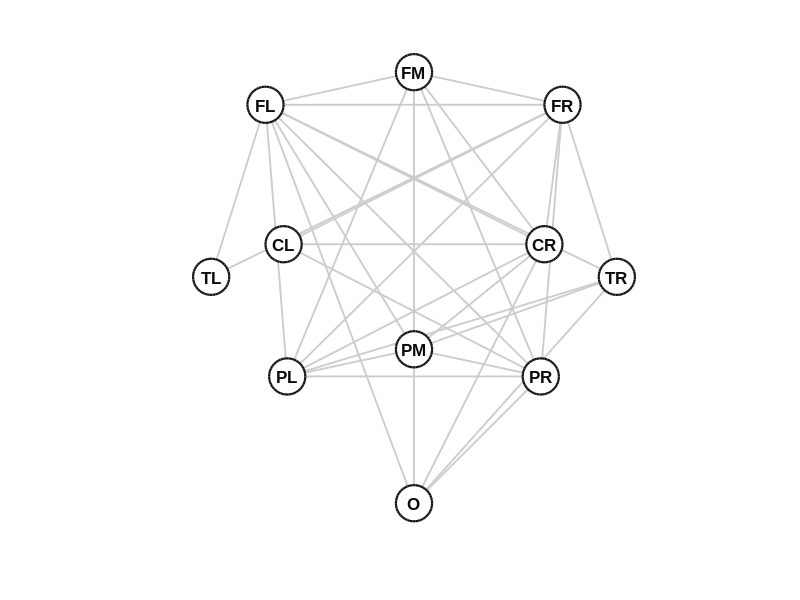

This chart was generated by the following MATLAB code: (Note: this script raises an error after producing the figure.)
%% ================================================================
% FIGURE 2A — PRIMARY THETA NBS NETWORK
%
% 32-edge significant theta NBS component
% Primary complete-network cohort: N = 117
%
% Blue edges = membership in the significant NBS component ONLY.
% Edge width/color do NOT encode effect magnitude or edge-level p-value.
%
% Regional locations are schematic and are NOT source-localized anatomy.
% ================================================================

clear;
close all;
clc;

%% ---------------------------------------------------------------
% OUTPUT FILES
% ---------------------------------------------------------------

outDir = pwd;

pdfFile = fullfile(outDir, ...
    'Figure2A_Theta_NBS_Network.pdf');

pngFile = fullfile(outDir, ...
    'Figure2A_Theta_NBS_Network_600dpi.png');

%% ---------------------------------------------------------------
% 1. REGIONAL NODES
% ---------------------------------------------------------------

nodes = { ...
    'FrontalLeft'
    'FrontalMidline'
    'FrontalRight'
    'CentralLeft'
    'CentralRight'
    'ParietalLeft'
    'ParietalMidline'
    'ParietalRight'
    'TemporalLeft'
    'TemporalRight'
    'Occipital'};

% Labels displayed inside nodes
shortLabels = { ...
    'FL'
    'FM'
    'FR'
    'CL'
    'CR'
    'PL'
    'PM'
    'PR'
    'TL'
    'TR'
    'O'};

%% ---------------------------------------------------------------
% 2. COMPACT SCHEMATIC POSITIONS
%
% Left hemisphere  = negative x
% Right hemisphere = positive x
% Midline          = x = 0
% ---------------------------------------------------------------

pos = [ ...
   -0.82,  1.25;    % FL
    0.00,  1.43;    % FM
    0.82,  1.25;    % FR

   -0.72,  0.48;    % CL
    0.72,  0.48;    % CR

   -0.70, -0.25;    % PL
    0.00, -0.10;    % PM
    0.70, -0.25;    % PR

   -1.12,  0.30;    % TL
    1.12,  0.30;    % TR

    0.00, -0.95];   % O

%% ---------------------------------------------------------------
% 3. EXACT 32-EDGE PRIMARY THETA NBS COMPONENT
% ---------------------------------------------------------------

edgeNames = { ...
    'FrontalRight',    'CentralRight';
    'ParietalMidline', 'ParietalRight';
    'FrontalLeft',     'ParietalMidline';
    'ParietalLeft',    'ParietalRight';
    'FrontalLeft',     'FrontalRight';
    'FrontalLeft',     'TemporalRight';
    'ParietalMidline', 'TemporalRight';
    'FrontalLeft',     'CentralRight';
    'CentralRight',    'ParietalMidline';
    'FrontalMidline',  'ParietalLeft';
    'FrontalRight',    'ParietalRight';
    'FrontalLeft',     'ParietalRight';
    'TemporalRight',   'Occipital';
    'FrontalLeft',     'TemporalLeft';
    'FrontalMidline',  'Occipital';
    'ParietalLeft',    'TemporalRight';
    'FrontalLeft',     'ParietalLeft';
    'FrontalRight',    'ParietalLeft';
    'ParietalRight',   'Occipital';
    'FrontalRight',    'TemporalRight';
    'FrontalMidline',  'FrontalRight';
    'FrontalLeft',     'Occipital';
    'CentralRight',    'Occipital';
    'CentralRight',    'ParietalLeft';
    'FrontalMidline',  'CentralRight';
    'FrontalRight',    'CentralLeft';
    'FrontalLeft',     'FrontalMidline';
    'FrontalRight',    'TemporalLeft';
    'ParietalLeft',    'ParietalMidline';
    'CentralLeft',     'CentralRight';
    'FrontalMidline',  'ParietalRight';
    'CentralLeft',     'ParietalRight'};

assert(size(edgeNames,1) == 32, ...
    'Expected exactly 32 NBS component edges.');

%% ---------------------------------------------------------------
% 4. CONVERT NODE NAMES TO INDICES
% ---------------------------------------------------------------

nEdges = size(edgeNames,1);
edgeIdx = zeros(nEdges,2);

for e = 1:nEdges

    edgeIdx(e,1) = find(strcmp(nodes,edgeNames{e,1}));
    edgeIdx(e,2) = find(strcmp(nodes,edgeNames{e,2}));

end

%% ---------------------------------------------------------------
% 5. VALIDATE NODE DEGREE
% ---------------------------------------------------------------

degreeCount = zeros(numel(nodes),1);

for e = 1:nEdges

    degreeCount(edgeIdx(e,1)) = ...
        degreeCount(edgeIdx(e,1)) + 1;

    degreeCount(edgeIdx(e,2)) = ...
        degreeCount(edgeIdx(e,2)) + 1;

end

fprintf('\nNode participation:\n');

for n = 1:numel(nodes)

    fprintf('%-18s %d\n', ...
        nodes{n}, degreeCount(n));

end

% Expected node degrees:
expectedDegree = [9 6 8 3 7 7 5 7 2 5 5]';

assert(isequal(degreeCount,expectedDegree), ...
    'Node-degree validation failed.');

%% ---------------------------------------------------------------
% 6. CREATE COMPACT FIGURE
% ---------------------------------------------------------------

fig = figure( ...
    'Color','w', ...
    'Units','centimeters', ...
    'Position',[2 2 11.5 10.5]);

ax = axes(fig);

hold(ax,'on');
axis(ax,'equal');
axis(ax,'off');

% Tight limits = less unused white space
xlim(ax,[-1.30 1.30]);
ylim(ax,[-1.12 1.58]);

%% ---------------------------------------------------------------
% 7. DRAW COMPONENT EDGES
% ---------------------------------------------------------------

% Muted scientific blue.
% Meaning: membership in significant theta NBS component.
edgeColor = [0.8 0.8 0.8];

for e = 1:nEdges

    i = edgeIdx(e,1);
    j = edgeIdx(e,2);

    plot(ax, ...
        [pos(i,1) pos(j,1)], ...
        [pos(i,2) pos(j,2)], ...
        '-', ...
        'Color',edgeColor, ...
        'LineWidth',1.35);

end

%% ---------------------------------------------------------------
% 8. DRAW NODES
% ---------------------------------------------------------------

nodeSize = 680;

scatter(ax, ...
    pos(:,1), ...
    pos(:,2), ...
    nodeSize, ...
    'o', ...
    'MarkerFaceColor',[1 1 1], ...
    'MarkerEdgeColor',[0.08 0.08 0.08], ...
    'LineWidth',1.6);

%% ---------------------------------------------------------------
% 9. PROMINENT NODE LABELS
% ---------------------------------------------------------------

for n = 1:numel(nodes)

    text(ax, ...
        pos(n,1), ...
        pos(n,2), ...
        shortLabels{n}, ...
        'HorizontalAlignment','center', ...
        'VerticalAlignment','middle', ...
        'FontName','Arial', ...
        'FontSize',12, ...
        'FontWeight','bold', ...
        'Color',[0.05 0.05 0.05]);

end

%% ---------------------------------------------------------------
% 10. MINIMIZE AXIS MARGINS
% ---------------------------------------------------------------

ax.Position = [0.02 0.02 0.96 0.96];

%% ---------------------------------------------------------------
% 11. EXPORT
% ---------------------------------------------------------------

exportgraphics(ax, ...
    pdfFile, ...
    'ContentType','vector', ...
    'BackgroundColor','white');

exportgraphics(ax, ...
    pngFile, ...
    'Resolution',600, ...
    'BackgroundColor','white');

fprintf('\nSaved:\n');
fprintf('%s\n',pdfFile);
fprintf('%s\n',pngFile);
